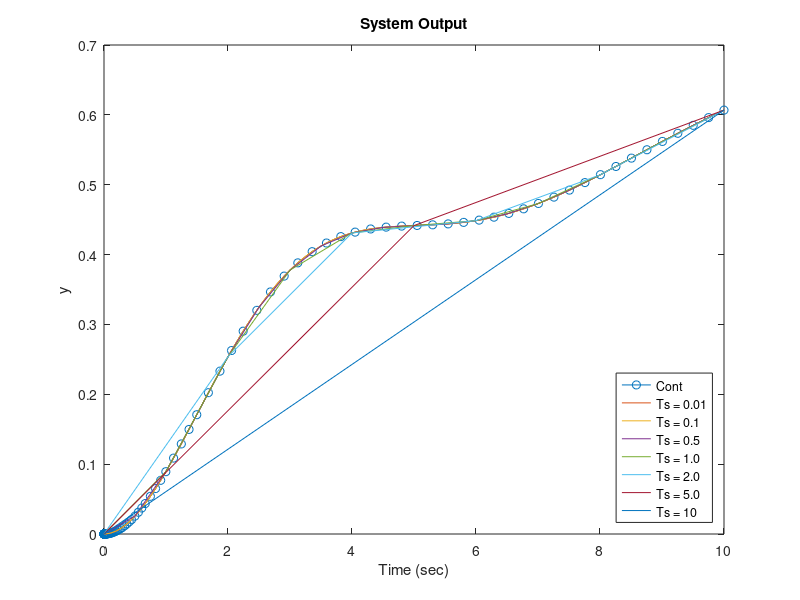

This figure's MATLAB source:
%% Prob 4-3

clear;
clc;

A = [-0.313 0 56.7; 0 0 56.7; -0.0139 0 -0.426];
B = [0.232; 0; 0.0203];
C = [0 1 0];
D = 0;

x0 = [0; 0; 0];
delta = 0.2;
t_max = 10;
t_span = [0, t_max];

sys = ss(A,B,C,D);
sys_c_func = @(t, x, u) A * x + B * u;

[t_result, x_result] = ode45(@(t, x) sys_c_func(t, x, delta), t_span, x0);
x_result = x_result';
y_result = C * x_result;

plot(t_result, y_result, '-o');
hold on;


%% Prob 4-4

Ts_arr = [0.01, 0.1, 0.5, 1, 2, 5, 10];
u = delta;

for i = 1:7  % for every Ts
    sysd = c2d(sys, Ts_arr(i));
    t_arr = 0:Ts_arr(i):t_max;
    u_arr = delta * ones(size(t_arr));
    t_result = t_arr;
    y_result = zeros(1,length(t_result));
    x_cur = x0;
    for k = 1:length(t_result)
        % x_next = sysd.A * x_cur + sysd.B * u;
        % y_next = sysd.C * x_next;
        % x_cur = x_next;
        % y_result(k) = y_next;
        [y_result, t_result] = lsim(sysd, u_arr, t_arr);
    end

    plot(t_result, y_result);
    hold on;
end

title("System Output");
xlabel("Time (sec)");
ylabel("y");
legend({"Cont", "Ts = 0.01", "Ts = 0.1", "Ts = 0.5", "Ts = 1.0", "Ts = 2.0", "Ts = 5.0", "Ts = 10"}, 'Location','southeast');
hold off;
